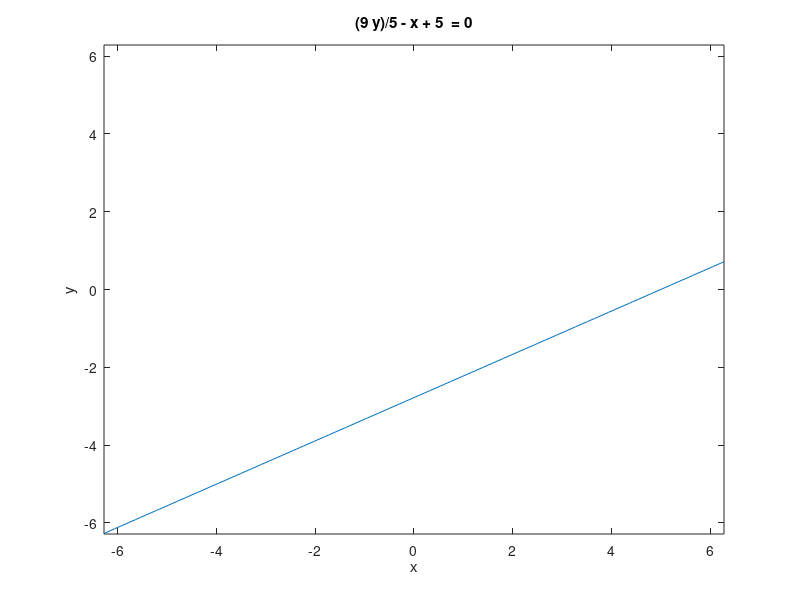

Reproduce this figure in MATLAB.
ezplot('(9*y)/5 - x + 5 ')
hold on
return

x = sym('x')
y = sym('y')
subs(4 - 2*y - x,[x,y],[-20,13])
subs(x-2*y+44,[x,y],[-20,13])
return

figure;
ezplot('8*x+24*y-(x+2*y)^2-32 ')
hold on
ezplot('x + (5*y)/2 - 1 ')
hold on
return



ezplot('4 - 2*y - x ')
 hold on
 ezplot('-x -2* y - 4 ') 
 hold on
ezplot('2*y-x-15 ')
hold on



return

%X = [-5,0,-5,-5];
%Y = [-4,-4,5,-4];
% X = [-5,0,1,-5];
% Y = [5,-4,3,5];
 X = [-5,-5,0,1,-5];
 Y = [5,-4,-4,3,5];

plot(X,Y);
xlim([-6, 2]); % Set x-axis range from 0 to 6
ylim([-5, 6]); % Set y-axis range from 0 to 6
return
ezplot('(9*y)/5 - x + 5 ')
hold on
%ezplot('x + 7*y - 10 ')
%hold on

ezplot('- x - 7*y - 4 ')
hold on
return

ezplot('148*x - 196*y + (x + 7*y)^2 - 684 ')
hold on
ezplot('y/3 - x + 14/3 ')
hold on

s2/3 - s1 + 14/3
return



ezplot('- y - 4 +0*x ')
hold on
ezplot('x + (5*y)/9 + 20/9 ')
hold on
ezplot('x + 3*y - 10 ')
hold on
ezplot('x - (6*y)/7 + 11/7  ')
hold on
ezplot('x - y/7 - 4/7')
hold on
ezplot('- x - 5 +0*y')
hold on
%return
%ezplot('-x + y ')
hold on
return
ezplot('-x -3 + y ')
hold on
ezplot('-x^2 +1 +  y ')
hold on
ezplot('-x^2 -1 + y ')
hold on
return
ezplot('x + y ')
hold on
ezplot('(5*y)/4 - x + 25/4')
hold on
ezplot('- x - (3*y)/2 - 3/2')
hold on
ezplot('27*x - (51*y)/2 + (x + (3*y)/2)^2 - 591/4 ')
hold on
ezplot('(9*y)/2 - 3*x + (x + (3*y)/2)^2 + 9/4')
hold on
return


(9*y)/2 - 3*x + (x + (3*y)/2)^2 + 9/4 <= 0 


ezplot('x+y-1')
hold on
ezplot('-x-y')
hold on
ezplot('y/3 - x - 1/6')
hold on
ezplot('x - (5*y)/4 - 25/4')
hold on
ezplot('(x + y)^2 - 8*x ')

hold on
ezplot('7*x - 5*y - 25')
hold on

return
ezplot('x + y - 1  ')
hold on
ezplot('- x - y  ')

hold on
ezplot('x - y/3 + 1/6 ')
hold on
ezplot('y - x - 1  ')
hold on
ezplot('(x + y)^2 - 8*x  ')
hold on
ezplot('18*y - 18*x - (x + y)^2 + 99  ')


hold on
return



return
%ezplot('-y')
%ezplot("-y")
%hold on
ezplot('log(abs(x))/log(exp(1))')
return
ezplot('x^2*(ln(abs(y)+0.5))'  )
return
%ezplot('exp(-x^2)',[-1,1]  )
%ezplot('sin(x)' ,[-1,1] )
ezplot('abs(x*y)'  )

hold on

%ezplot('x - 1' ) 
%hold on
ezplot('x - y'  )

hold on
ezplot('(2*y)/3 - x - 1') 
hold on
ezplot('- x - (2*y)/3' )
hold on
ezplot('6^(1/2)/4 - (6^(1/2)*x)/2 - y + 7/8'  )
hold on
ezplot('y + (6^(1/2)*x)/2 - 3/8' )
hold on
return
ezplot("x - y")
hold on

ezplot("-3*x + 2*y -3")
hold on
ezplot("x + y")
hold on
ezplot("x + y-2")
hold on
ezplot("x + 3*y/2+3/2")
hold on
ezplot("x + 3*y/2-9/2")
hold on
return
ezplot("3*x + 2*y")
hold on
return
ezplot('s2/2 - s1/2 - (s1 + s2)^2/36 + 11/4')
hold on
ezplot('(27*s1)/44 - (51*s2)/88 + (s1 + (3*s2)/2)^2/44 - 591/176')
hold on
return

(27*s1)/44 - (51*s2)/88 + (s1 + (3*s2)/2)^2/44 - 591/176 
s2/2 - s1/2 - (s1 + s2)^2/36 + 11/4 
(51*s2)/88 - (27*s1)/44 - (s1 + (3*s2)/2)^2/44 + 591/176 <= 0

%ezplot('x-y-2')
%hold on
%ezplot('-x+y')
%hold on
ezplot('8*x-(x+y)^2')
hold on
ezplot("x-y+1")
%ezplot("y-1")
hold on
ezplot("y+x-2")
hold on
ezplot("y+x")
hold on
